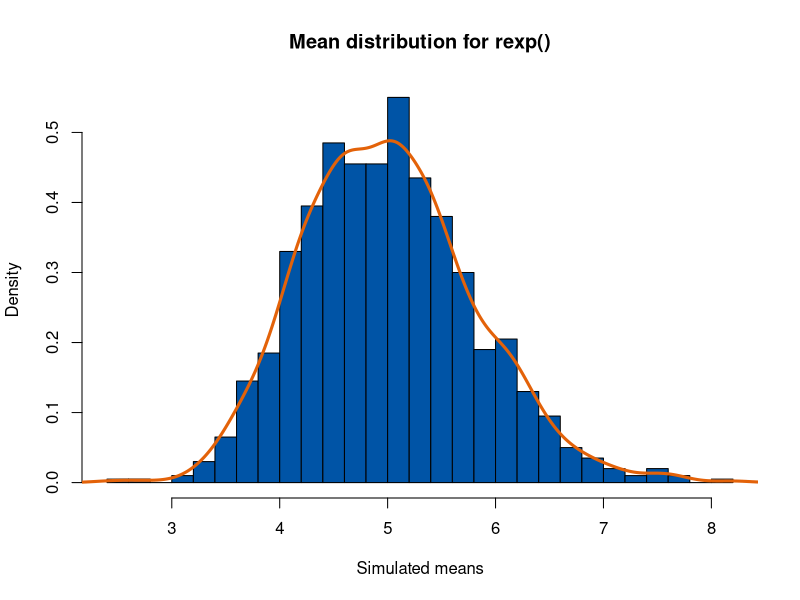

R code for this plot:
## ---- chunk 1
knitr::opts_chunk$set(echo = TRUE)
## ---- chunk 2
#Overview
##The purpose of this analysis is to investigate the exponential distribution and compare it to the Central Limit Theorem. For this analysis, set lambda equal to 0.2 for all simulations. The investigation will compare the distribution of averages of 40 exponentials over 1000 simulations.

# simulations
## Set simulation vars lambda, exponentials, and seed.

ECHO=TRUE
set.seed(9001)
lambda <- 0.2
exponentials <- 40
#Run the simulations with variables.
simMeans = NULL
for (i in 1 : 1000) {
	simMeans <- c(
		simMeans,
		mean(
			rexp(
				exponentials,
				lambda
			)
		)
	)
}

# Sample Mean versus Theoretical Mean
##sample means
###Calculating the mean from the simulations gives the sample mean.
mean(simMeans)

##Theoretical Mean
###The theoretical mean of an exponential distribution is lambda^(-1).

lambda ^ (-1)

## comparison

abs(
	mean(simMeans) - lambda ^ (-1)
)
###There is only a slight difference between the simulations sample mean and the exponential distribution theoretical mean.

# sample variance v theoretical val
## sample variance
###Calculating the variance from the simulation means gives the sample variance.
var(simMeans)

## theoretical variance
###The theoretical variance of an exponential distribution is ( lambda * sqrt(n) ) ^ (-2).

( lambda * sqrt(exponentials) ) ^ (-2)
( lambda * sqrt(exponentials) ) ^ (-2)

## Comparison
###There is only a small difference between the simulations sample variance and the exponential distribution theoretical variance.

abs(var(simMeans)-(lambda * sqrt(exponentials))^(-2))

# Distribution
###Below is a density histogram of the 1000 simulations. There is an overlay with a normal distribution that has a mean of lambda ^ (-1) and standard deviation of ( lambda * sqrt(n) ) ^ (-1), the theoretical normal distribution for the simulations.

hist(
	simMeans,
	prob=TRUE,
	col="#0054a6",
	main="Mean distribution for rexp()",
	xlab = "Simulated means",
	breaks = 40
)
lines(
	density(simMeans),
	lwd=3,
	col="#e36209"
)
